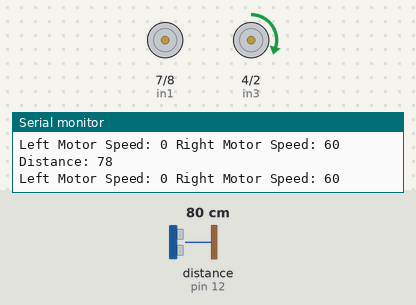
The sketch below on a simulated Arduino Uno, built with avr-gcc and run on an emulated ATmega328P. Parts: motor-driver pin pairs drawn as motors (green arrow = first pin HIGH = forward, orange = second pin HIGH = backward, longer = more drive, scaled by the enable pin), the last lines printed to the serial monitor. Wiring (inferred from the names in the program): ultrasonic range finder: trigger pin 13; echo pin 12. Inputs (shaded band) come from the test bench; at power-on: distance to the obstacle (sensor on pin 12) 80 cm. The echo pulse lasts 58.3 µs per cm.

Above: at 1.2 s.
1.3 s: distance to the obstacle (sensor on pin 12) set to 2 cm
At 2.3 s:
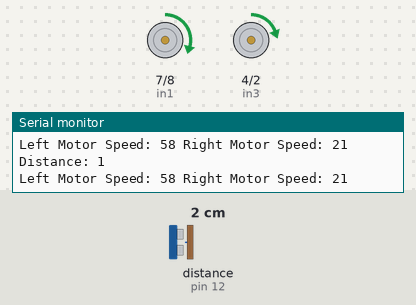
3.0 s: distance to the obstacle (sensor on pin 12) set to 18 cm
At 3.8 s:
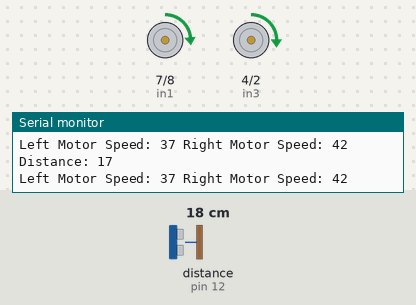
6.0 s: distance to the obstacle (sensor on pin 12) set to 4 cm
At 6.6 s:
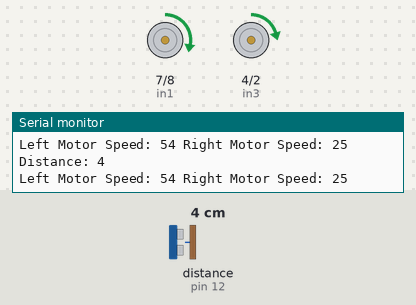
Timing chart, 0 to 9.0 s (numbered marks = the images above; inputs shaded):
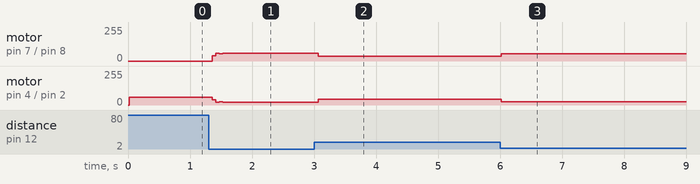

The sketch:

wall_following.ino
```cpp
// Define pins for ultrasonic sensor
const int trigPin = 13;
const int echoPin = 12;

// Define pins for motor driver
const int ena = 3;  // PWM control for motor A
const int in1 = 7;
const int in2 = 8;
const int in3 = 4;
const int in4 = 2;
const int enb = 6;  // PWM control for motor B

// Define desired distance (in cm) to maintain from the wall
const int desiredDistance = 15;
const int tolerance = 5;  // Tolerance of +/- 5 cm

// PID control parameters
double kp = 0.975;  // Proportional gain
double ki = 0.0;  // Integral gain
double kd = 0.33;  // Derivative gain

double prevError = 0;
double integral = 0;

// Ultrasonic sensor timing
const int numReadings = 1;  // Number of readings to average
const int minSensorDelay = 45;  // Minimum delay between measurements in ms

// Define base speed and max speed adjustment
const int baseSpeed = 40;
const int maxSpeed = 60;  // Max speed limit for motors

void setup() {
  // Initialize the ultrasonic sensor pins
  pinMode(trigPin, OUTPUT);
  pinMode(echoPin, INPUT);

  // Initialize the motor driver pins
  pinMode(ena, OUTPUT);
  pinMode(in1, OUTPUT);
  pinMode(in2, OUTPUT);
  pinMode(in3, OUTPUT);
  pinMode(in4, OUTPUT);
  pinMode(enb, OUTPUT);

  // Start serial communication for debugging
  Serial.begin(9600);
}

void loop() {
  // Measure distance to the nearest object
  int distance = getAveragedDistance();

  // Print the distance to the Serial Monitor (for debugging)
  Serial.print("Distance: ");
  Serial.println(distance);

  // Calculate error
  double error = desiredDistance - distance;

  // Separate positive and negative errors
  double positiveError = error > 0 ? error : 0;
  double negativeError = error < 0 ? -error : 0;

  // Calculate PID control variables
  double pidOutputPositive = calculatePID(positiveError);
  double pidOutputNegative = calculatePID(negativeError);

  // Adjust motor speeds based on the PID outputs and turning angles
  adjustMotorSpeeds(pidOutputPositive, pidOutputNegative, error);

  // Small delay to avoid too rapid sensing
  delay(minSensorDelay);
}

int measureDistance() {
  // Send a 10us pulse to trigger pin to start the measurement
  digitalWrite(trigPin, LOW);
  delayMicroseconds(2);
  digitalWrite(trigPin, HIGH);
  delayMicroseconds(10);
  digitalWrite(trigPin, LOW);

  // Read the echo pin to get the measurement in microseconds
  long duration = pulseIn(echoPin, HIGH);

  // Calculate the distance (speed of sound is 34300 cm/s)
  int distance = duration * 0.034 / 2;

  return distance;
}

int getAveragedDistance() {
  long totalDistance = 0;

  // Take multiple readings and sum them up
  for (int i = 0; i < numReadings; i++) {
    totalDistance += measureDistance();
    delay(10);  // Short delay between readings
  }

  // Calculate the average distance
  int averageDistance = totalDistance / numReadings;

  return averageDistance;
}

double calculatePID(double error) {
  // Calculate the integral component
  integral += error;

  // Calculate the derivative component
  double derivative = error - prevError;

  // Compute the PID output
  double output = kp * error + ki * integral + kd * derivative;

  // Update the previous error
  prevError = error;

  // Constrain the output to be within the range of motor speed adjustments
  output = constrain(output, 0, 140);  // Limiting the PID output for stability

  return output;
}

void adjustMotorSpeeds(double pidOutputPositive, double pidOutputNegative, double error) {
  // Base speed
  int leftMotorSpeed = baseSpeed;
  int rightMotorSpeed = baseSpeed;

  // Calculate the turning angle based on the error magnitude
  // (You might need to adjust this formula to fit your robot's turning characteristics)
  double turnAdjustment = 0;
  if (error > 0) {
    // Too close to the wall, turn right
    turnAdjustment = pidOutputPositive;
    leftMotorSpeed += turnAdjustment;
    rightMotorSpeed -= turnAdjustment;
  } else if (error < 0) {
    // Too far from the wall, turn left
    turnAdjustment = pidOutputNegative;
    leftMotorSpeed -= turnAdjustment;
    rightMotorSpeed += turnAdjustment;
  }

  // Cap the speeds to the range 0 to maxSpeed
  leftMotorSpeed = constrain(leftMotorSpeed, 0, maxSpeed);
  rightMotorSpeed = constrain(rightMotorSpeed, 0, maxSpeed);

  // Debugging information
  Serial.print("Left Motor Speed: ");
  Serial.print(leftMotorSpeed);
  Serial.print(" Right Motor Speed: ");
  Serial.println(rightMotorSpeed);

  // Move forward with adjusted speeds
  analogWrite(ena, leftMotorSpeed);
  digitalWrite(in1, HIGH);
  digitalWrite(in2, LOW);
  analogWrite(enb, rightMotorSpeed);
  digitalWrite(in3, HIGH);
  digitalWrite(in4, LOW);
}
```

Measured:
- after the input at 1.3 s, motor on pin 7 (in1) / pin 8 (in2): stopped → forward 58/255 after 0.06 s; motor on pin 4 (in3) / pin 2 (in4): forward 60/255 → forward 21/255 after 0.06 s
- after the input at 3.0 s, motor on pin 7 (in1) / pin 8 (in2): forward 58/255 → forward 37/255 after 0.07 s; motor on pin 4 (in3) / pin 2 (in4): forward 21/255 → forward 42/255 after 0.07 s
- after the input at 6.0 s, motor on pin 7 (in1) / pin 8 (in2): forward 37/255 → forward 54/255 at once; motor on pin 4 (in3) / pin 2 (in4): forward 42/255 → forward 25/255 at once
